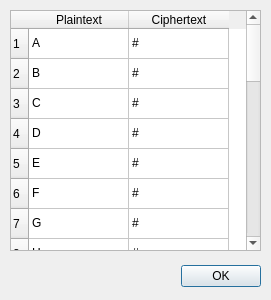
<?xml version="1.0" encoding="UTF-8"?>
<ui version="4.0">
 <class>keyWindow</class>
 <widget class="QDialog" name="keyWindow">
  <property name="geometry">
   <rect>
    <x>0</x>
    <y>0</y>
    <width>271</width>
    <height>300</height>
   </rect>
  </property>
  <property name="minimumSize">
   <size>
    <width>271</width>
    <height>300</height>
   </size>
  </property>
  <property name="maximumSize">
   <size>
    <width>271</width>
    <height>300</height>
   </size>
  </property>
  <property name="windowTitle">
   <string>Key Creator</string>
  </property>
  <widget class="QDialogButtonBox" name="buttonBox">
   <property name="geometry">
    <rect>
     <x>10</x>
     <y>260</y>
     <width>251</width>
     <height>32</height>
    </rect>
   </property>
   <property name="orientation">
    <enum>Qt::Horizontal</enum>
   </property>
   <property name="standardButtons">
    <set>QDialogButtonBox::Ok</set>
   </property>
   <property name="centerButtons">
    <bool>false</bool>
   </property>
  </widget>
  <widget class="QTableWidget" name="keyTable">
   <property name="geometry">
    <rect>
     <x>10</x>
     <y>10</y>
     <width>251</width>
     <height>241</height>
    </rect>
   </property>
   <row>
    <property name="text">
     <string>1</string>
    </property>
   </row>
   <row>
    <property name="text">
     <string>2</string>
    </property>
   </row>
   <row>
    <property name="text">
     <string>3</string>
    </property>
   </row>
   <row>
    <property name="text">
     <string>4</string>
    </property>
   </row>
   <row>
    <property name="text">
     <string>5</string>
    </property>
   </row>
   <row>
    <property name="text">
     <string>6</string>
    </property>
   </row>
   <row>
    <property name="text">
     <string>7</string>
    </property>
   </row>
   <row>
    <property name="text">
     <string>8</string>
    </property>
   </row>
   <row>
    <property name="text">
     <string>9</string>
    </property>
   </row>
   <row>
    <property name="text">
     <string>10</string>
    </property>
   </row>
   <row>
    <property name="text">
     <string>11</string>
    </property>
   </row>
   <row>
    <property name="text">
     <string>12</string>
    </property>
   </row>
   <row>
    <property name="text">
     <string>13</string>
    </property>
   </row>
   <row>
    <property name="text">
     <string>14</string>
    </property>
   </row>
   <row>
    <property name="text">
     <string>15</string>
    </property>
   </row>
   <row>
    <property name="text">
     <string>16</string>
    </property>
   </row>
   <row>
    <property name="text">
     <string>17</string>
    </property>
   </row>
   <row>
    <property name="text">
     <string>18</string>
    </property>
   </row>
   <row>
    <property name="text">
     <string>19</string>
    </property>
   </row>
   <row>
    <property name="text">
     <string>20</string>
    </property>
   </row>
   <row>
    <property name="text">
     <string>21</string>
    </property>
   </row>
   <row>
    <property name="text">
     <string>22</string>
    </property>
   </row>
   <row>
    <property name="text">
     <string>23</string>
    </property>
   </row>
   <row>
    <property name="text">
     <string>24</string>
    </property>
   </row>
   <row>
    <property name="text">
     <string>25</string>
    </property>
   </row>
   <row>
    <property name="text">
     <string>26</string>
    </property>
   </row>
   <column>
    <property name="text">
     <string>Plaintext</string>
    </property>
   </column>
   <column>
    <property name="text">
     <string>Ciphertext</string>
    </property>
   </column>
   <item row="0" column="0">
    <property name="text">
     <string>A</string>
    </property>
   </item>
   <item row="0" column="1">
    <property name="text">
     <string>#</string>
    </property>
   </item>
   <item row="1" column="0">
    <property name="text">
     <string>B</string>
    </property>
   </item>
   <item row="1" column="1">
    <property name="text">
     <string>#</string>
    </property>
   </item>
   <item row="2" column="0">
    <property name="text">
     <string>C</string>
    </property>
   </item>
   <item row="2" column="1">
    <property name="text">
     <string>#</string>
    </property>
   </item>
   <item row="3" column="0">
    <property name="text">
     <string>D</string>
    </property>
   </item>
   <item row="3" column="1">
    <property name="text">
     <string>#</string>
    </property>
   </item>
   <item row="4" column="0">
    <property name="text">
     <string>E</string>
    </property>
   </item>
   <item row="4" column="1">
    <property name="text">
     <string>#</string>
    </property>
   </item>
   <item row="5" column="0">
    <property name="text">
     <string>F</string>
    </property>
   </item>
   <item row="5" column="1">
    <property name="text">
     <string>#</string>
    </property>
   </item>
   <item row="6" column="0">
    <property name="text">
     <string>G</string>
    </property>
   </item>
   <item row="6" column="1">
    <property name="text">
     <string>#</string>
    </property>
   </item>
   <item row="7" column="0">
    <property name="text">
     <string>H</string>
    </property>
   </item>
   <item row="7" column="1">
    <property name="text">
     <string>#</string>
    </property>
   </item>
   <item row="8" column="0">
    <property name="text">
     <string>I</string>
    </property>
   </item>
   <item row="8" column="1">
    <property name="text">
     <string>#</string>
    </property>
   </item>
   <item row="9" column="0">
    <property name="text">
     <string>J</string>
    </property>
   </item>
   <item row="9" column="1">
    <property name="text">
     <string>#</string>
    </property>
   </item>
   <item row="10" column="0">
    <property name="text">
     <string>K</string>
    </property>
   </item>
   <item row="10" column="1">
    <property name="text">
     <string>#</string>
    </property>
   </item>
   <item row="11" column="0">
    <property name="text">
     <string>L</string>
    </property>
   </item>
   <item row="11" column="1">
    <property name="text">
     <string>#</string>
    </property>
   </item>
   <item row="12" column="0">
    <property name="text">
     <string>M</string>
    </property>
   </item>
   <item row="12" column="1">
    <property name="text">
     <string>#</string>
    </property>
   </item>
   <item row="13" column="0">
    <property name="text">
     <string>N</string>
    </property>
   </item>
   <item row="13" column="1">
    <property name="text">
     <string>#</string>
    </property>
   </item>
   <item row="14" column="0">
    <property name="text">
     <string>O</string>
    </property>
   </item>
   <item row="14" column="1">
    <property name="text">
     <string>#</string>
    </property>
   </item>
   <item row="15" column="0">
    <property name="text">
     <string>P</string>
    </property>
   </item>
   <item row="15" column="1">
    <property name="text">
     <string>#</string>
    </property>
   </item>
   <item row="16" column="0">
    <property name="text">
     <string>Q</string>
    </property>
   </item>
   <item row="16" column="1">
    <property name="text">
     <string>#</string>
    </property>
   </item>
   <item row="17" column="0">
    <property name="text">
     <string>R</string>
    </property>
   </item>
   <item row="17" column="1">
    <property name="text">
     <string>#</string>
    </property>
   </item>
   <item row="18" column="0">
    <property name="text">
     <string>S</string>
    </property>
   </item>
   <item row="18" column="1">
    <property name="text">
     <string>#</string>
    </property>
   </item>
   <item row="19" column="0">
    <property name="text">
     <string>T</string>
    </property>
   </item>
   <item row="19" column="1">
    <property name="text">
     <string>#</string>
    </property>
   </item>
   <item row="20" column="0">
    <property name="text">
     <string>U</string>
    </property>
   </item>
   <item row="20" column="1">
    <property name="text">
     <string>#</string>
    </property>
   </item>
   <item row="21" column="0">
    <property name="text">
     <string>V</string>
    </property>
   </item>
   <item row="21" column="1">
    <property name="text">
     <string>#</string>
    </property>
   </item>
   <item row="22" column="0">
    <property name="text">
     <string>W</string>
    </property>
   </item>
   <item row="22" column="1">
    <property name="text">
     <string>#</string>
    </property>
   </item>
   <item row="23" column="0">
    <property name="text">
     <string>X</string>
    </property>
   </item>
   <item row="23" column="1">
    <property name="text">
     <string>#</string>
    </property>
   </item>
   <item row="24" column="0">
    <property name="text">
     <string>Y</string>
    </property>
   </item>
   <item row="24" column="1">
    <property name="text">
     <string>#</string>
    </property>
   </item>
   <item row="25" column="0">
    <property name="text">
     <string>Z</string>
    </property>
   </item>
   <item row="25" column="1">
    <property name="text">
     <string>#</string>
    </property>
   </item>
  </widget>
 </widget>
 <resources/>
 <connections>
  <connection>
   <sender>buttonBox</sender>
   <signal>accepted()</signal>
   <receiver>keyWindow</receiver>
   <slot>accept()</slot>
   <hints>
    <hint type="sourcelabel">
     <x>248</x>
     <y>254</y>
    </hint>
    <hint type="destinationlabel">
     <x>157</x>
     <y>274</y>
    </hint>
   </hints>
  </connection>
  <connection>
   <sender>buttonBox</sender>
   <signal>rejected()</signal>
   <receiver>keyWindow</receiver>
   <slot>reject()</slot>
   <hints>
    <hint type="sourcelabel">
     <x>316</x>
     <y>260</y>
    </hint>
    <hint type="destinationlabel">
     <x>286</x>
     <y>274</y>
    </hint>
   </hints>
  </connection>
 </connections>
</ui>
